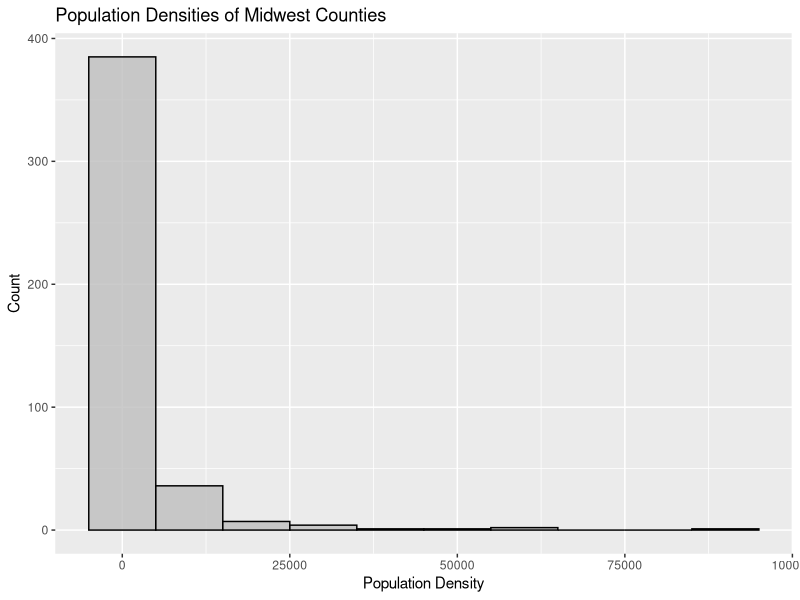
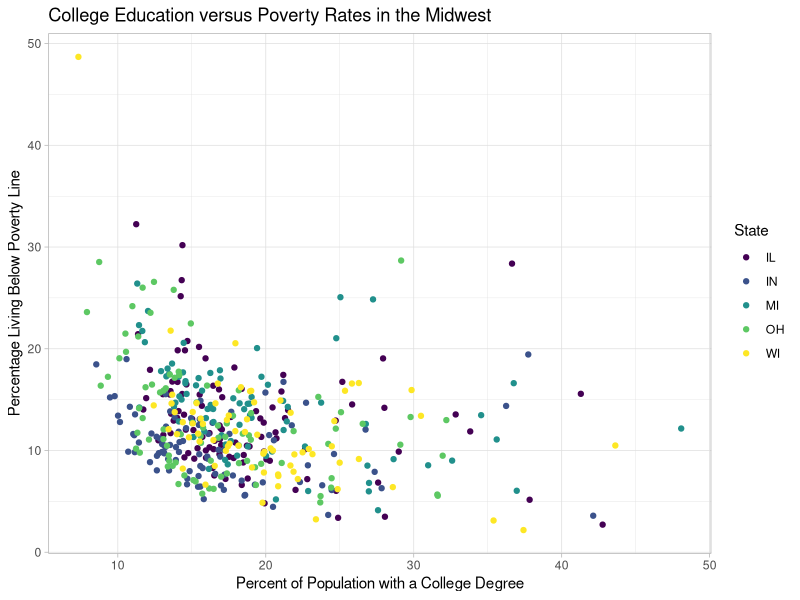
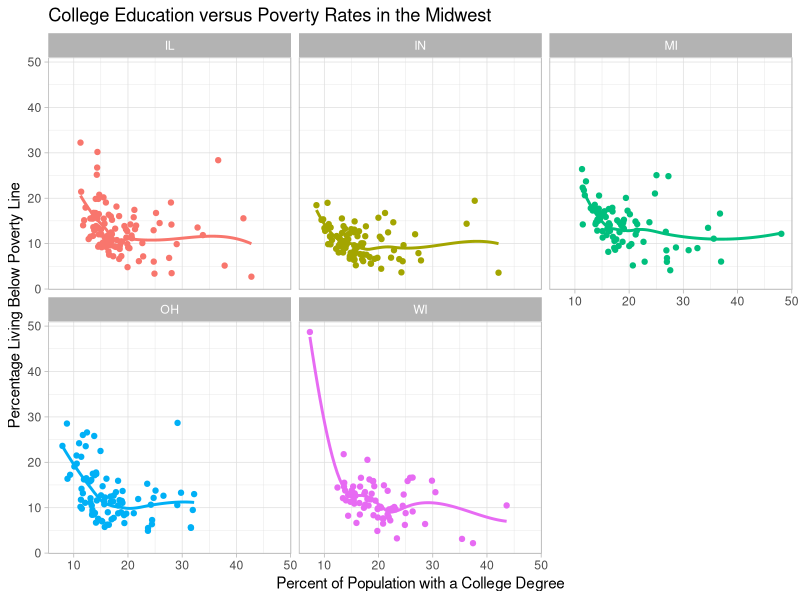

The R script that drew these images, in order:
## ---- chunk 1
#| label: load-packages
#| message: false

library(tidyverse)
library(viridis)
## ---- chunk 2
#| label: exercise-1

ggplot(midwest, mapping = aes(x = popdensity)) + 
  geom_histogram(binwidth = 10000, alpha = 0.8, color = "black", 
                 fill = "grey") +
  labs(x = "Population Density", y = "Count", title = 
         "Population Densities of Midwest Counties")
## ---- chunk 3
#| label: exercise-2

ggplot(midwest, mapping = aes(x = percollege, y = percbelowpoverty, 
                              color = state)) +
  geom_point() + 
  labs(x = "Percent of Population with a College Degree", 
       y = "Percentage Living Below Poverty Line", 
       title = "College Education versus Poverty Rates in the Midwest",
       color = "State") +
  theme_light() + 
  scale_color_viridis_d(option = "D")
## ---- chunk 4
#| label: exercise-4

ggplot(midwest, mapping = aes(x = percollege, y = percbelowpoverty, 
                              color = state)) +
  geom_point() + 
  labs(x = "Percent of Population with a College Degree", 
       y = "Percentage Living Below Poverty Line", 
       title = "College Education versus Poverty Rates in the Midwest") +
  theme_light() + 
  theme(legend.position = "none") +
  facet_wrap("state") +
  geom_smooth(se = FALSE)
  scale_color_viridis_d(option = "D")
